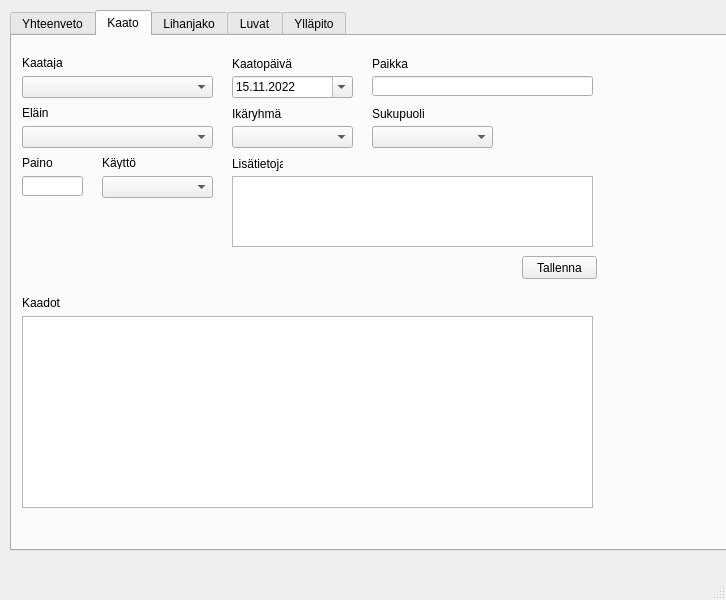
<?xml version="1.0" encoding="UTF-8"?>
<ui version="4.0">
 <class>MainWindow</class>
 <widget class="QMainWindow" name="MainWindow">
  <property name="geometry">
   <rect>
    <x>0</x>
    <y>0</y>
    <width>726</width>
    <height>600</height>
   </rect>
  </property>
  <property name="windowTitle">
   <string>MainWindow</string>
  </property>
  <widget class="QWidget" name="centralwidget">
   <widget class="QTabWidget" name="tabWidget">
    <property name="geometry">
     <rect>
      <x>10</x>
      <y>10</y>
      <width>781</width>
      <height>541</height>
     </rect>
    </property>
    <property name="currentIndex">
     <number>1</number>
    </property>
    <widget class="QWidget" name="summaryPage">
     <attribute name="title">
      <string>Yhteenveto</string>
     </attribute>
     <widget class="QTableWidget" name="meatSharedTableWidget">
      <property name="geometry">
       <rect>
        <x>10</x>
        <y>50</y>
        <width>301</width>
        <height>192</height>
       </rect>
      </property>
      <property name="styleSheet">
       <string notr="true"/>
      </property>
     </widget>
     <widget class="QTableWidget" name="groupSummaryTableWidget">
      <property name="geometry">
       <rect>
        <x>10</x>
        <y>290</y>
        <width>301</width>
        <height>192</height>
       </rect>
      </property>
     </widget>
     <widget class="QLabel" name="sharedMeatLabel">
      <property name="geometry">
       <rect>
        <x>10</x>
        <y>30</y>
        <width>151</width>
        <height>16</height>
       </rect>
      </property>
      <property name="text">
       <string>Jaetut lihat ryhmittäin</string>
      </property>
     </widget>
     <widget class="QLabel" name="groupSummarylabel">
      <property name="geometry">
       <rect>
        <x>10</x>
        <y>270</y>
        <width>151</width>
        <height>16</height>
       </rect>
      </property>
      <property name="text">
       <string>Ryhmän tiedot</string>
      </property>
     </widget>
     <widget class="QPushButton" name="summaryRefreshPushButton">
      <property name="geometry">
       <rect>
        <x>240</x>
        <y>20</y>
        <width>75</width>
        <height>23</height>
       </rect>
      </property>
      <property name="text">
       <string>Päivitä</string>
      </property>
     </widget>
     <widget class="QGroupBox" name="summarySuggestGroupBox">
      <property name="geometry">
       <rect>
        <x>330</x>
        <y>40</y>
        <width>251</width>
        <height>441</height>
       </rect>
      </property>
      <property name="title">
       <string>Ehdotukset</string>
      </property>
     </widget>
    </widget>
    <widget class="QWidget" name="killPage">
     <attribute name="title">
      <string>Kaato</string>
     </attribute>
     <widget class="QComboBox" name="shotByComboBox">
      <property name="geometry">
       <rect>
        <x>10</x>
        <y>40</y>
        <width>191</width>
        <height>22</height>
       </rect>
      </property>
     </widget>
     <widget class="QLabel" name="shotByLabel">
      <property name="geometry">
       <rect>
        <x>10</x>
        <y>20</y>
        <width>47</width>
        <height>13</height>
       </rect>
      </property>
      <property name="text">
       <string>Kaataja</string>
      </property>
     </widget>
     <widget class="QDateEdit" name="shotDateEdit">
      <property name="geometry">
       <rect>
        <x>220</x>
        <y>40</y>
        <width>121</width>
        <height>22</height>
       </rect>
      </property>
      <property name="locale">
       <locale language="Finnish" country="Finland"/>
      </property>
      <property name="displayFormat">
       <string>dd.MM.yyyy</string>
      </property>
      <property name="calendarPopup">
       <bool>true</bool>
      </property>
      <property name="date">
       <date>
        <year>2022</year>
        <month>11</month>
        <day>15</day>
       </date>
      </property>
     </widget>
     <widget class="QLabel" name="shotDateLabel">
      <property name="geometry">
       <rect>
        <x>220</x>
        <y>20</y>
        <width>101</width>
        <height>16</height>
       </rect>
      </property>
      <property name="text">
       <string>Kaatopäivä</string>
      </property>
     </widget>
     <widget class="QComboBox" name="animalComboBox">
      <property name="geometry">
       <rect>
        <x>10</x>
        <y>90</y>
        <width>191</width>
        <height>22</height>
       </rect>
      </property>
     </widget>
     <widget class="QComboBox" name="ageGroupComboBox">
      <property name="geometry">
       <rect>
        <x>220</x>
        <y>90</y>
        <width>121</width>
        <height>22</height>
       </rect>
      </property>
     </widget>
     <widget class="QComboBox" name="genderComboBox">
      <property name="geometry">
       <rect>
        <x>360</x>
        <y>90</y>
        <width>121</width>
        <height>22</height>
       </rect>
      </property>
     </widget>
     <widget class="QLabel" name="shotByLabel_2">
      <property name="geometry">
       <rect>
        <x>10</x>
        <y>70</y>
        <width>47</width>
        <height>13</height>
       </rect>
      </property>
      <property name="text">
       <string>Eläin</string>
      </property>
     </widget>
     <widget class="QLabel" name="shotByLabel_3">
      <property name="geometry">
       <rect>
        <x>220</x>
        <y>70</y>
        <width>61</width>
        <height>16</height>
       </rect>
      </property>
      <property name="text">
       <string>Ikäryhmä</string>
      </property>
     </widget>
     <widget class="QLabel" name="shotByLabel_4">
      <property name="geometry">
       <rect>
        <x>360</x>
        <y>70</y>
        <width>61</width>
        <height>16</height>
       </rect>
      </property>
      <property name="text">
       <string>Sukupuoli</string>
      </property>
     </widget>
     <widget class="QComboBox" name="usageComboBox">
      <property name="geometry">
       <rect>
        <x>90</x>
        <y>140</y>
        <width>111</width>
        <height>22</height>
       </rect>
      </property>
     </widget>
     <widget class="QLineEdit" name="weightLineEdit">
      <property name="geometry">
       <rect>
        <x>10</x>
        <y>140</y>
        <width>61</width>
        <height>20</height>
       </rect>
      </property>
     </widget>
     <widget class="QLabel" name="shotByLabel_5">
      <property name="geometry">
       <rect>
        <x>10</x>
        <y>120</y>
        <width>47</width>
        <height>13</height>
       </rect>
      </property>
      <property name="text">
       <string>Paino</string>
      </property>
     </widget>
     <widget class="QLabel" name="shotByLabel_6">
      <property name="geometry">
       <rect>
        <x>90</x>
        <y>120</y>
        <width>47</width>
        <height>13</height>
       </rect>
      </property>
      <property name="text">
       <string>Käyttö</string>
      </property>
     </widget>
     <widget class="QPlainTextEdit" name="additionalInfoTextEdit">
      <property name="geometry">
       <rect>
        <x>220</x>
        <y>140</y>
        <width>361</width>
        <height>71</height>
       </rect>
      </property>
      <property name="toolTip">
       <string>Tähän vieraan kaatajan nimi tai havaintoja eläimestä</string>
      </property>
      <property name="toolTipDuration">
       <number>10000</number>
      </property>
     </widget>
     <widget class="QLabel" name="shotByLabel_7">
      <property name="geometry">
       <rect>
        <x>220</x>
        <y>120</y>
        <width>51</width>
        <height>16</height>
       </rect>
      </property>
      <property name="text">
       <string>Lisätietoja</string>
      </property>
     </widget>
     <widget class="QTableWidget" name="killsKillsTableWidget">
      <property name="geometry">
       <rect>
        <x>10</x>
        <y>280</y>
        <width>571</width>
        <height>192</height>
       </rect>
      </property>
     </widget>
     <widget class="QLabel" name="shotByLabel_8">
      <property name="geometry">
       <rect>
        <x>10</x>
        <y>260</y>
        <width>47</width>
        <height>13</height>
       </rect>
      </property>
      <property name="text">
       <string>Kaadot</string>
      </property>
     </widget>
     <widget class="QPushButton" name="saveShotPushButton">
      <property name="geometry">
       <rect>
        <x>510</x>
        <y>220</y>
        <width>75</width>
        <height>23</height>
       </rect>
      </property>
      <property name="text">
       <string>Tallenna</string>
      </property>
     </widget>
     <widget class="QLineEdit" name="locationLineEdit">
      <property name="geometry">
       <rect>
        <x>360</x>
        <y>40</y>
        <width>221</width>
        <height>20</height>
       </rect>
      </property>
      <property name="toolTip">
       <string>Karttaan merkitty paikannimi</string>
      </property>
     </widget>
     <widget class="QLabel" name="shotDateLabel_2">
      <property name="geometry">
       <rect>
        <x>360</x>
        <y>20</y>
        <width>101</width>
        <height>16</height>
       </rect>
      </property>
      <property name="text">
       <string>Paikka</string>
      </property>
     </widget>
    </widget>
    <widget class="QWidget" name="sharePage">
     <attribute name="title">
      <string>Lihanjako</string>
     </attribute>
     <widget class="QTableWidget" name="shareKillsTableWidget">
      <property name="geometry">
       <rect>
        <x>10</x>
        <y>30</y>
        <width>571</width>
        <height>192</height>
       </rect>
      </property>
      <property name="toolTip">
       <string>Valitse kaato, jonka lihoja jaetaan</string>
      </property>
     </widget>
     <widget class="QLabel" name="shotByLabel_9">
      <property name="geometry">
       <rect>
        <x>10</x>
        <y>10</y>
        <width>47</width>
        <height>13</height>
       </rect>
      </property>
      <property name="text">
       <string>Kaadot</string>
      </property>
     </widget>
     <widget class="QDateEdit" name="shareDateEdit">
      <property name="geometry">
       <rect>
        <x>10</x>
        <y>250</y>
        <width>121</width>
        <height>22</height>
       </rect>
      </property>
      <property name="locale">
       <locale language="Finnish" country="Finland"/>
      </property>
      <property name="displayFormat">
       <string>dd.MM.yyyy</string>
      </property>
      <property name="calendarPopup">
       <bool>true</bool>
      </property>
      <property name="date">
       <date>
        <year>2022</year>
        <month>11</month>
        <day>15</day>
       </date>
      </property>
     </widget>
     <widget class="QComboBox" name="portionComboBox">
      <property name="geometry">
       <rect>
        <x>150</x>
        <y>250</y>
        <width>121</width>
        <height>22</height>
       </rect>
      </property>
     </widget>
     <widget class="QLineEdit" name="amountLineEdit">
      <property name="geometry">
       <rect>
        <x>290</x>
        <y>250</y>
        <width>113</width>
        <height>20</height>
       </rect>
      </property>
     </widget>
     <widget class="QLabel" name="shotByLabel_10">
      <property name="geometry">
       <rect>
        <x>10</x>
        <y>230</y>
        <width>47</width>
        <height>13</height>
       </rect>
      </property>
      <property name="text">
       <string>Jakopäivä</string>
      </property>
     </widget>
     <widget class="QLabel" name="shotByLabel_11">
      <property name="geometry">
       <rect>
        <x>150</x>
        <y>230</y>
        <width>61</width>
        <height>16</height>
       </rect>
      </property>
      <property name="text">
       <string>Ruhon osa</string>
      </property>
     </widget>
     <widget class="QLabel" name="shotByLabel_12">
      <property name="geometry">
       <rect>
        <x>290</x>
        <y>230</y>
        <width>61</width>
        <height>16</height>
       </rect>
      </property>
      <property name="text">
       <string>Määrä (kg)</string>
      </property>
     </widget>
     <widget class="QLabel" name="shotByLabel_13">
      <property name="geometry">
       <rect>
        <x>420</x>
        <y>230</y>
        <width>61</width>
        <height>16</height>
       </rect>
      </property>
      <property name="text">
       <string>Jakoryhmä</string>
      </property>
     </widget>
     <widget class="QComboBox" name="groupComboBox">
      <property name="geometry">
       <rect>
        <x>420</x>
        <y>250</y>
        <width>161</width>
        <height>22</height>
       </rect>
      </property>
     </widget>
     <widget class="QPushButton" name="shareSavePushButton">
      <property name="geometry">
       <rect>
        <x>500</x>
        <y>280</y>
        <width>75</width>
        <height>23</height>
       </rect>
      </property>
      <property name="text">
       <string>Tallenna</string>
      </property>
     </widget>
     <widget class="QGroupBox" name="shareSuggestGroupBox">
      <property name="geometry">
       <rect>
        <x>10</x>
        <y>310</y>
        <width>571</width>
        <height>201</height>
       </rect>
      </property>
      <property name="title">
       <string>Jakoehdotukset</string>
      </property>
     </widget>
    </widget>
    <widget class="QWidget" name="licensePage">
     <attribute name="title">
      <string>Luvat</string>
     </attribute>
     <widget class="QLineEdit" name="licenseYearLineEdit">
      <property name="geometry">
       <rect>
        <x>10</x>
        <y>30</y>
        <width>113</width>
        <height>20</height>
       </rect>
      </property>
     </widget>
     <widget class="QLabel" name="label">
      <property name="geometry">
       <rect>
        <x>10</x>
        <y>10</y>
        <width>47</width>
        <height>13</height>
       </rect>
      </property>
      <property name="text">
       <string>Lupavuosi</string>
      </property>
     </widget>
     <widget class="QComboBox" name="licenseAnimalComboBox">
      <property name="geometry">
       <rect>
        <x>130</x>
        <y>30</y>
        <width>141</width>
        <height>22</height>
       </rect>
      </property>
     </widget>
     <widget class="QLabel" name="label_2">
      <property name="geometry">
       <rect>
        <x>130</x>
        <y>10</y>
        <width>47</width>
        <height>13</height>
       </rect>
      </property>
      <property name="text">
       <string>Eläin</string>
      </property>
     </widget>
     <widget class="QComboBox" name="licenseAgeGroupComboBox">
      <property name="geometry">
       <rect>
        <x>280</x>
        <y>30</y>
        <width>111</width>
        <height>22</height>
       </rect>
      </property>
     </widget>
     <widget class="QLabel" name="label_3">
      <property name="geometry">
       <rect>
        <x>280</x>
        <y>10</y>
        <width>47</width>
        <height>13</height>
       </rect>
      </property>
      <property name="text">
       <string>Ikäryhmä</string>
      </property>
     </widget>
     <widget class="QComboBox" name="licenseGenderComboBox">
      <property name="geometry">
       <rect>
        <x>400</x>
        <y>30</y>
        <width>81</width>
        <height>22</height>
       </rect>
      </property>
     </widget>
     <widget class="QLabel" name="label_4">
      <property name="geometry">
       <rect>
        <x>400</x>
        <y>10</y>
        <width>47</width>
        <height>13</height>
       </rect>
      </property>
      <property name="text">
       <string>Sukupuoli</string>
      </property>
     </widget>
     <widget class="QLineEdit" name="licenseAmountLineEdit">
      <property name="geometry">
       <rect>
        <x>490</x>
        <y>30</y>
        <width>61</width>
        <height>20</height>
       </rect>
      </property>
     </widget>
     <widget class="QLabel" name="label_5">
      <property name="geometry">
       <rect>
        <x>490</x>
        <y>10</y>
        <width>47</width>
        <height>13</height>
       </rect>
      </property>
      <property name="text">
       <string>Määrä</string>
      </property>
     </widget>
     <widget class="QPushButton" name="licenseSavePushButton">
      <property name="geometry">
       <rect>
        <x>480</x>
        <y>60</y>
        <width>75</width>
        <height>23</height>
       </rect>
      </property>
      <property name="text">
       <string>Tallenna</string>
      </property>
     </widget>
     <widget class="QTableWidget" name="licenseSummaryTableWidget">
      <property name="geometry">
       <rect>
        <x>10</x>
        <y>120</y>
        <width>541</width>
        <height>192</height>
       </rect>
      </property>
     </widget>
     <widget class="QLabel" name="label_6">
      <property name="geometry">
       <rect>
        <x>10</x>
        <y>100</y>
        <width>131</width>
        <height>16</height>
       </rect>
      </property>
      <property name="text">
       <string>Myönnetyt luvat</string>
      </property>
     </widget>
    </widget>
    <widget class="QWidget" name="maintenancePage">
     <attribute name="title">
      <string>Ylläpito</string>
     </attribute>
     <widget class="QGroupBox" name="groupBox">
      <property name="geometry">
       <rect>
        <x>300</x>
        <y>10</y>
        <width>281</width>
        <height>181</height>
       </rect>
      </property>
      <property name="title">
       <string>Seura</string>
      </property>
     </widget>
     <widget class="QGroupBox" name="groupBox_2">
      <property name="geometry">
       <rect>
        <x>300</x>
        <y>200</y>
        <width>281</width>
        <height>221</height>
       </rect>
      </property>
      <property name="title">
       <string>Seurue</string>
      </property>
     </widget>
     <widget class="QGroupBox" name="groupBox_3">
      <property name="geometry">
       <rect>
        <x>10</x>
        <y>200</y>
        <width>271</width>
        <height>221</height>
       </rect>
      </property>
      <property name="title">
       <string>Jakoryhmä</string>
      </property>
     </widget>
     <widget class="QGroupBox" name="groupBox_4">
      <property name="geometry">
       <rect>
        <x>10</x>
        <y>10</y>
        <width>271</width>
        <height>181</height>
       </rect>
      </property>
      <property name="title">
       <string>Jäsen</string>
      </property>
     </widget>
    </widget>
   </widget>
  </widget>
  <widget class="QMenuBar" name="menubar">
   <property name="geometry">
    <rect>
     <x>0</x>
     <y>0</y>
     <width>726</width>
     <height>21</height>
    </rect>
   </property>
  </widget>
  <widget class="QStatusBar" name="statusbar"/>
 </widget>
 <tabstops>
  <tabstop>summaryRefreshPushButton</tabstop>
  <tabstop>meatSharedTableWidget</tabstop>
  <tabstop>groupSummaryTableWidget</tabstop>
  <tabstop>killsKillsTableWidget</tabstop>
  <tabstop>licenseSummaryTableWidget</tabstop>
  <tabstop>shotByComboBox</tabstop>
  <tabstop>shotDateEdit</tabstop>
  <tabstop>locationLineEdit</tabstop>
  <tabstop>animalComboBox</tabstop>
  <tabstop>ageGroupComboBox</tabstop>
  <tabstop>genderComboBox</tabstop>
  <tabstop>weightLineEdit</tabstop>
  <tabstop>usageComboBox</tabstop>
  <tabstop>additionalInfoTextEdit</tabstop>
  <tabstop>saveShotPushButton</tabstop>
  <tabstop>tabWidget</tabstop>
  <tabstop>shareDateEdit</tabstop>
  <tabstop>portionComboBox</tabstop>
  <tabstop>amountLineEdit</tabstop>
  <tabstop>groupComboBox</tabstop>
  <tabstop>shareSavePushButton</tabstop>
  <tabstop>shareKillsTableWidget</tabstop>
  <tabstop>licenseYearLineEdit</tabstop>
  <tabstop>licenseAnimalComboBox</tabstop>
  <tabstop>licenseAgeGroupComboBox</tabstop>
  <tabstop>licenseGenderComboBox</tabstop>
  <tabstop>licenseAmountLineEdit</tabstop>
  <tabstop>licenseSavePushButton</tabstop>
 </tabstops>
 <resources/>
 <connections/>
</ui>
